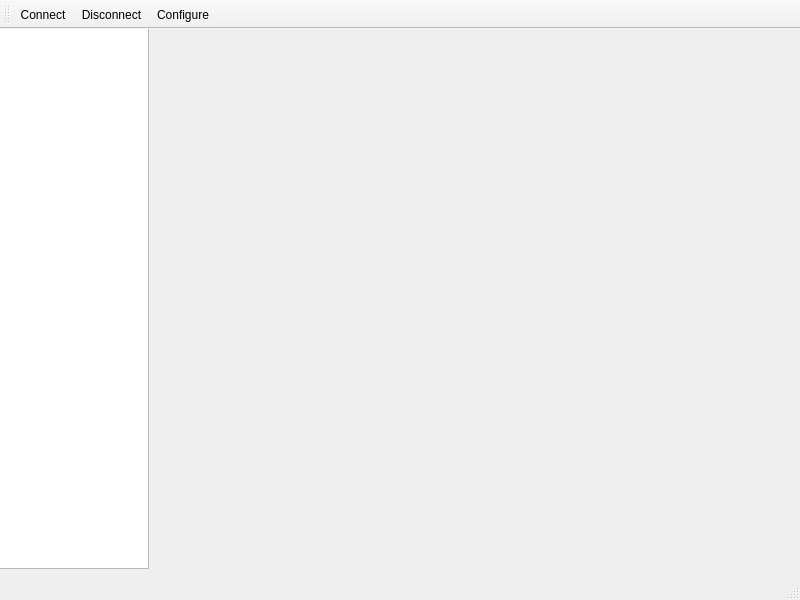
<?xml version="1.0" encoding="UTF-8"?>
<ui version="4.0">
 <class>MainWindow</class>
 <widget class="QMainWindow" name="MainWindow">
  <property name="geometry">
   <rect>
    <x>0</x>
    <y>0</y>
    <width>800</width>
    <height>600</height>
   </rect>
  </property>
  <property name="windowTitle">
   <string>MainWindow</string>
  </property>
  <widget class="QWidget" name="centralwidget">
   <widget class="QWidget" name="horizontalLayoutWidget">
    <property name="geometry">
     <rect>
      <x>-1</x>
      <y>-1</y>
      <width>801</width>
      <height>541</height>
     </rect>
    </property>
    <layout class="QHBoxLayout" name="horizontalLayout">
     <property name="spacing">
      <number>0</number>
     </property>
     <item>
      <widget class="QTableView" name="tableView">
       <property name="sizePolicy">
        <sizepolicy hsizetype="Maximum" vsizetype="Expanding">
         <horstretch>0</horstretch>
         <verstretch>0</verstretch>
        </sizepolicy>
       </property>
       <property name="maximumSize">
        <size>
         <width>150</width>
         <height>16777215</height>
        </size>
       </property>
      </widget>
     </item>
     <item>
      <widget class="QChartView" name="chartView" native="true"/>
     </item>
    </layout>
   </widget>
  </widget>
  <widget class="QMenuBar" name="menubar">
   <property name="geometry">
    <rect>
     <x>0</x>
     <y>0</y>
     <width>800</width>
     <height>28</height>
    </rect>
   </property>
  </widget>
  <widget class="QStatusBar" name="statusbar"/>
  <widget class="QToolBar" name="toolBar">
   <property name="sizePolicy">
    <sizepolicy hsizetype="Preferred" vsizetype="Expanding">
     <horstretch>0</horstretch>
     <verstretch>0</verstretch>
    </sizepolicy>
   </property>
   <property name="windowTitle">
    <string>toolBar</string>
   </property>
   <attribute name="toolBarArea">
    <enum>TopToolBarArea</enum>
   </attribute>
   <attribute name="toolBarBreak">
    <bool>false</bool>
   </attribute>
   <addaction name="actionConnect"/>
   <addaction name="actionDisconnect"/>
   <addaction name="actionConfigure"/>
  </widget>
  <action name="actionConfigure">
   <property name="icon">
    <iconset resource="serialchart.qrc">
     <normaloff>:/images/settings.png</normaloff>:/images/settings.png</iconset>
   </property>
   <property name="text">
    <string>Configure</string>
   </property>
  </action>
  <action name="actionConnect">
   <property name="icon">
    <iconset resource="serialchart.qrc">
     <normaloff>:/images/connect.png</normaloff>:/images/connect.png</iconset>
   </property>
   <property name="text">
    <string>Connect</string>
   </property>
  </action>
  <action name="actionDisconnect">
   <property name="icon">
    <iconset resource="serialchart.qrc">
     <normaloff>:/images/disconnect.png</normaloff>:/images/disconnect.png</iconset>
   </property>
   <property name="text">
    <string>Disconnect</string>
   </property>
  </action>
 </widget>
 <customwidgets>
  <customwidget>
   <class>QChartView</class>
   <extends>QWidget</extends>
   <header location="global">qchartview.h</header>
   <container>1</container>
  </customwidget>
 </customwidgets>
 <resources>
  <include location="serialchart.qrc"/>
 </resources>
 <connections/>
</ui>
